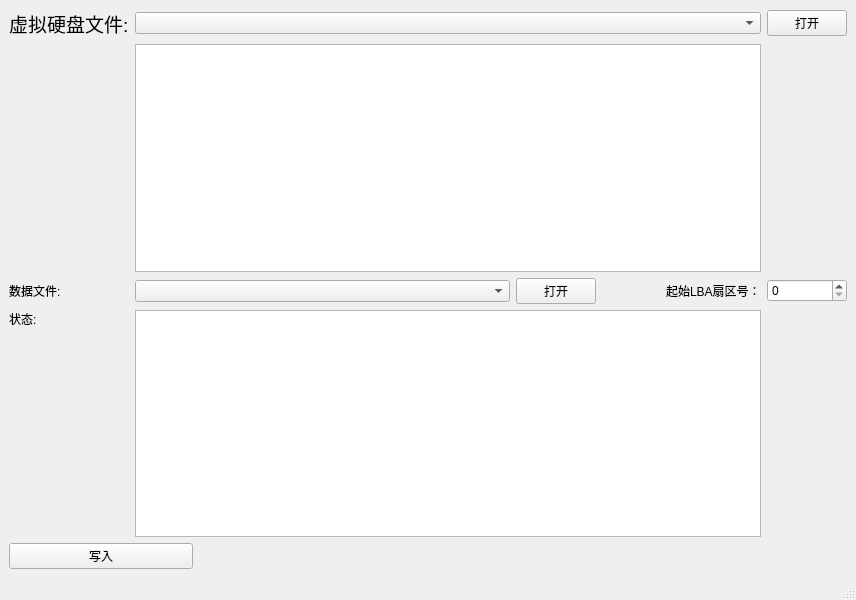
<?xml version="1.0" encoding="UTF-8"?>
<ui version="4.0">
 <class>MainWindow</class>
 <widget class="QMainWindow" name="MainWindow">
  <property name="geometry">
   <rect>
    <x>0</x>
    <y>0</y>
    <width>856</width>
    <height>600</height>
   </rect>
  </property>
  <property name="windowTitle">
   <string>MainWindow</string>
  </property>
  <widget class="QWidget" name="centralwidget">
   <layout class="QGridLayout" name="gridLayout">
    <item row="0" column="1" colspan="9">
     <widget class="QComboBox" name="vhdPathCombo"/>
    </item>
    <item row="5" column="0">
     <layout class="QVBoxLayout" name="verticalLayout">
      <item>
       <widget class="QLabel" name="statusLabel">
        <property name="text">
         <string>状态:</string>
        </property>
       </widget>
      </item>
      <item>
       <spacer name="verticalSpacer">
        <property name="orientation">
         <enum>Qt::Vertical</enum>
        </property>
        <property name="sizeHint" stdset="0">
         <size>
          <width>20</width>
          <height>40</height>
         </size>
        </property>
       </spacer>
      </item>
     </layout>
    </item>
    <item row="3" column="0">
     <widget class="QLabel" name="dataPathLabel">
      <property name="text">
       <string>数据文件:</string>
      </property>
     </widget>
    </item>
    <item row="0" column="0">
     <widget class="QLabel" name="vhdPathLabel">
      <property name="font">
       <font>
        <pointsize>14</pointsize>
       </font>
      </property>
      <property name="text">
       <string>虚拟硬盘文件:</string>
      </property>
     </widget>
    </item>
    <item row="6" column="0" colspan="2">
     <widget class="QPushButton" name="writeButton">
      <property name="text">
       <string>写入</string>
      </property>
     </widget>
    </item>
    <item row="0" column="10">
     <widget class="QPushButton" name="vhdOpenButton">
      <property name="text">
       <string>打开</string>
      </property>
     </widget>
    </item>
    <item row="3" column="10">
     <widget class="QSpinBox" name="LBABox">
      <property name="maximum">
       <number>99999999</number>
      </property>
      <property name="value">
       <number>0</number>
      </property>
     </widget>
    </item>
    <item row="3" column="7">
     <widget class="QPushButton" name="dataOpenButton">
      <property name="text">
       <string>打开</string>
      </property>
     </widget>
    </item>
    <item row="3" column="1" colspan="6">
     <widget class="QComboBox" name="dataPathCombo"/>
    </item>
    <item row="3" column="9">
     <widget class="QLabel" name="LBASetLable">
      <property name="text">
       <string>起始LBA扇区号：</string>
      </property>
     </widget>
    </item>
    <item row="2" column="1" colspan="9">
     <widget class="QTextBrowser" name="vhdInfoBrowser"/>
    </item>
    <item row="5" column="1" colspan="9">
     <widget class="QTextBrowser" name="statusBrowser"/>
    </item>
   </layout>
  </widget>
  <widget class="QMenuBar" name="menubar">
   <property name="geometry">
    <rect>
     <x>0</x>
     <y>0</y>
     <width>856</width>
     <height>24</height>
    </rect>
   </property>
  </widget>
  <widget class="QStatusBar" name="statusbar"/>
 </widget>
 <resources/>
 <connections/>
</ui>
